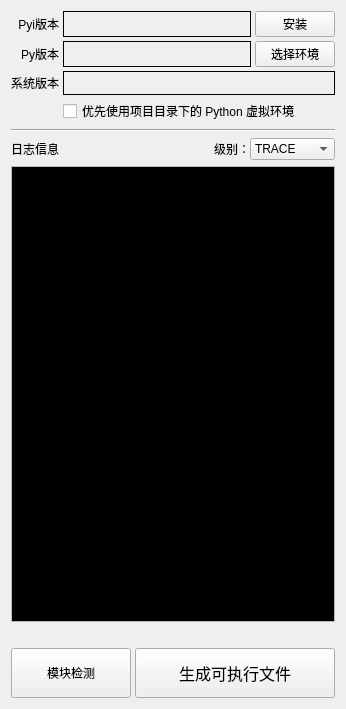
      <widget class="QWidget" name="">
       <layout class="QVBoxLayout" name="verticalLayout_6">
        <item>
         <layout class="QGridLayout" name="gridLayout_2">
          <property name="spacing">
           <number>4</number>
          </property>
          <item row="0" column="0">
           <widget class="QLabel" name="label_16">
            <property name="toolTip">
             <string>所选PYTHON环境下的PYINSTALLER的版本信息。</string>
            </property>
            <property name="text">
             <string>Pyi版本</string>
            </property>
            <property name="alignment">
             <set>Qt::AlignRight|Qt::AlignTrailing|Qt::AlignVCenter</set>
            </property>
           </widget>
          </item>
          <item row="0" column="1">
           <layout class="QHBoxLayout" name="horizontalLayout_2" stretch="9,0">
            <item>
             <widget class="QLabel" name="lb_pyi_info">
              <property name="toolTip">
               <string>所选PYTHON环境下的PYINSTALLER的版本信息。</string>
              </property>
              <property name="frameShape">
               <enum>QFrame::Box</enum>
              </property>
             </widget>
            </item>
            <item>
             <widget class="QPushButton" name="pb_reinstall_pyi">
              <property name="toolTip">
               <string>在当前选择的PYTHON环境中安装或重新安装PYINSTALLER。</string>
              </property>
              <property name="text">
               <string>安装</string>
              </property>
             </widget>
            </item>
           </layout>
          </item>
          <item row="1" column="0">
           <widget class="QLabel" name="label_6">
            <property name="toolTip">
             <string>选择在不同PYTHON环境中将程序打包成可执行文件。
如果可选条目为空，需要先在&quot;包管理器&quot;中添加本机PYTHON环境。
选择不同PYTHON环境时，在该环境中也应安装运行项目所需的所有模块。</string>
            </property>
            <property name="text">
             <string>Py版本</string>
            </property>
            <property name="alignment">
             <set>Qt::AlignRight|Qt::AlignTrailing|Qt::AlignVCenter</set>
            </property>
           </widget>
          </item>
          <item row="1" column="1">
           <layout class="QHBoxLayout" name="horizontalLayout" stretch="9,0">
            <item>
             <widget class="QLabel" name="lb_py_info">
              <property name="toolTip">
               <string>当前选择的PYTHON环境的版本信息。
选择不同Python环境时，在该环境中也应安装运行项目所需的所有模块。</string>
              </property>
              <property name="frameShape">
               <enum>QFrame::Box</enum>
              </property>
             </widget>
            </item>
            <item>
             <widget class="QPushButton" name="pb_select_py_env">
              <property name="toolTip">
               <string>选择在不同PYTHON环境中将程序打包成可执行文件。
如果可选条目为空，需要先在&quot;包管理器&quot;中添加本机PYTHON环境。
选择不同PYTHON环境时，在该环境中也应安装运行项目所需的所有模块。</string>
              </property>
              <property name="text">
               <string>选择环境</string>
              </property>
             </widget>
            </item>
           </layout>
          </item>
          <item row="2" column="0">
           <widget class="QLabel" name="label_15">
            <property name="toolTip">
             <string>操作系统的版本信息。</string>
            </property>
            <property name="text">
             <string>系统版本</string>
            </property>
            <property name="alignment">
             <set>Qt::AlignRight|Qt::AlignTrailing|Qt::AlignVCenter</set>
            </property>
           </widget>
          </item>
          <item row="2" column="1">
           <widget class="QLabel" name="lb_platform_info">
            <property name="minimumSize">
             <size>
              <width>0</width>
              <height>24</height>
             </size>
            </property>
            <property name="toolTip">
             <string>操作系统的版本信息。</string>
            </property>
            <property name="frameShape">
             <enum>QFrame::Box</enum>
            </property>
           </widget>
          </item>
          <item row="3" column="1">
           <widget class="QCheckBox" name="cb_prioritize_use_virtualenv">
            <property name="text">
             <string>优先使用项目目录下的 Python 虚拟环境</string>
            </property>
           </widget>
          </item>
         </layout>
        </item>
        <item>
         <widget class="Line" name="line_5">
          <property name="orientation">
           <enum>Qt::Horizontal</enum>
          </property>
         </widget>
        </item>
        <item>
         <layout class="QVBoxLayout" name="verticalLayout_16">
          <item>
           <layout class="QHBoxLayout" name="horizontalLayout_17" stretch="9,0">
            <item>
             <widget class="QLabel" name="label_5">
              <property name="toolTip">
               <string>打包时输出的流程信息，包含一些用于分析打包问题的信息。</string>
              </property>
              <property name="text">
               <string>日志信息</string>
              </property>
             </widget>
            </item>
            <item>
             <layout class="QHBoxLayout" name="horizontalLayout_8">
              <property name="spacing">
               <number>0</number>
              </property>
              <item>
               <widget class="QLabel" name="label_18">
                <property name="toolTip">
                 <string>打包程序时输出的流程信息的详细程度，越靠前越详细，默认INFO。</string>
                </property>
                <property name="text">
                 <string>级别：</string>
                </property>
               </widget>
              </item>
              <item>
               <widget class="QComboBox" name="cb_log_level">
                <property name="toolTip">
                 <string>打包程序时输出的流程信息的详细程度，越靠前越详细，默认INFO。</string>
                </property>
                <item>
                 <property name="text">
                  <string>TRACE</string>
                 </property>
                </item>
                <item>
                 <property name="text">
                  <string>DEBUG</string>
                 </property>
                </item>
                <item>
                 <property name="text">
                  <string>INFO</string>
                 </property>
                </item>
                <item>
                 <property name="text">
                  <string>WARN</string>
                 </property>
                </item>
                <item>
                 <property name="text">
                  <string>ERROR</string>
                 </property>
                </item>
                <item>
                 <property name="text">
                  <string>CRITICAL</string>
                 </property>
                </item>
               </widget>
              </item>
             </layout>
            </item>
           </layout>
          </item>
          <item>
           <widget class="QTextEdit" name="te_pyi_out_stream">
            <property name="minimumSize">
             <size>
              <width>0</width>
              <height>456</height>
             </size>
            </property>
            <property name="palette">
             <palette>
              <active>
               <colorrole role="Text">
                <brush brushstyle="SolidPattern">
                 <color alpha="255">
                  <red>255</red>
                  <green>255</green>
                  <blue>255</blue>
                 </color>
                </brush>
               </colorrole>
               <colorrole role="Base">
                <brush brushstyle="SolidPattern">
                 <color alpha="255">
                  <red>0</red>
                  <green>0</green>
                  <blue>0</blue>
                 </color>
                </brush>
               </colorrole>
               <colorrole role="PlaceholderText">
                <brush brushstyle="SolidPattern">
                 <color alpha="128">
                  <red>255</red>
                  <green>255</green>
                  <blue>255</blue>
                 </color>
                </brush>
               </colorrole>
              </active>
              <inactive>
               <colorrole role="Text">
                <brush brushstyle="SolidPattern">
                 <color alpha="255">
                  <red>255</red>
                  <green>255</green>
                  <blue>255</blue>
                 </color>
                </brush>
               </colorrole>
               <colorrole role="Base">
                <brush brushstyle="SolidPattern">
                 <color alpha="255">
                  <red>0</red>
                  <green>0</green>
                  <blue>0</blue>
                 </color>
                </brush>
               </colorrole>
               <colorrole role="PlaceholderText">
                <brush brushstyle="SolidPattern">
                 <color alpha="128">
                  <red>255</red>
                  <green>255</green>
                  <blue>255</blue>
                 </color>
                </brush>
               </colorrole>
              </inactive>
              <disabled>
               <colorrole role="Text">
                <brush brushstyle="SolidPattern">
                 <color alpha="255">
                  <red>120</red>
                  <green>120</green>
                  <blue>120</blue>
                 </color>
                </brush>
               </colorrole>
               <colorrole role="Base">
                <brush brushstyle="SolidPattern">
                 <color alpha="255">
                  <red>240</red>
                  <green>240</green>
                  <blue>240</blue>
                 </color>
                </brush>
               </colorrole>
               <colorrole role="PlaceholderText">
                <brush brushstyle="SolidPattern">
                 <color alpha="128">
                  <red>0</red>
                  <green>0</green>
                  <blue>0</blue>
                 </color>
                </brush>
               </colorrole>
              </disabled>
             </palette>
            </property>
            <property name="contextMenuPolicy">
             <enum>Qt::NoContextMenu</enum>
            </property>
            <property name="lineWrapMode">
             <enum>QTextEdit::NoWrap</enum>
            </property>
            <property name="readOnly">
             <bool>true</bool>
            </property>
           </widget>
          </item>
         </layout>
        </item>
        <item>
         <layout class="QHBoxLayout" name="horizontalLayout_4" stretch="0,1">
          <item>
           <widget class="QLabel" name="lb_running_gif">
            <property name="alignment">
             <set>Qt::AlignRight|Qt::AlignTrailing|Qt::AlignVCenter</set>
            </property>
           </widget>
          </item>
          <item>
           <widget class="QLabel" name="lb_running_tip"/>
          </item>
         </layout>
        </item>
        <item>
         <layout class="QHBoxLayout" name="horizontalLayout_18" stretch="1,2">
          <property name="spacing">
           <number>4</number>
          </property>
          <item>
           <widget class="QPushButton" name="pb_check_imports">
            <property name="minimumSize">
             <size>
              <width>120</width>
              <height>50</height>
             </size>
            </property>
            <property name="palette">
             <palette>
              <active>
               <colorrole role="ButtonText">
                <brush brushstyle="SolidPattern">
                 <color alpha="255">
                  <red>255</red>
                  <green>0</green>
                  <blue>0</blue>
                 </color>
                </brush>
               </colorrole>
              </active>
              <inactive>
               <colorrole role="ButtonText">
                <brush brushstyle="SolidPattern">
                 <color alpha="255">
                  <red>0</red>
                  <green>0</green>
                  <blue>0</blue>
                 </color>
                </brush>
               </colorrole>
              </inactive>
              <disabled>
               <colorrole role="ButtonText">
                <brush brushstyle="SolidPattern">
                 <color alpha="255">
                  <red>120</red>
                  <green>120</green>
                  <blue>120</blue>
                 </color>
                </brush>
               </colorrole>
              </disabled>
             </palette>
            </property>
            <property name="toolTip">
             <string>检测程序运行所需的所有模块是否在已选的PYTHON环境中安装。</string>
            </property>
            <property name="text">
             <string>模块检测</string>
            </property>
           </widget>
          </item>
          <item>
           <widget class="QPushButton" name="pb_gen_executable">
            <property name="minimumSize">
             <size>
              <width>200</width>
              <height>50</height>
             </size>
            </property>
            <property name="palette">
             <palette>
              <active>
               <colorrole role="ButtonText">
                <brush brushstyle="SolidPattern">
                 <color alpha="255">
                  <red>0</red>
                  <green>0</green>
                  <blue>255</blue>
                 </color>
                </brush>
               </colorrole>
              </active>
              <inactive>
               <colorrole role="ButtonText">
                <brush brushstyle="SolidPattern">
                 <color alpha="255">
                  <red>0</red>
                  <green>0</green>
                  <blue>0</blue>
                 </color>
                </brush>
               </colorrole>
              </inactive>
              <disabled>
               <colorrole role="ButtonText">
                <brush brushstyle="SolidPattern">
                 <color alpha="255">
                  <red>120</red>
                  <green>120</green>
                  <blue>120</blue>
                 </color>
                </brush>
               </colorrole>
              </disabled>
             </palette>
            </property>
            <property name="font">
             <font>
              <family>Microsoft YaHei UI</family>
              <pointsize>12</pointsize>
             </font>
            </property>
            <property name="toolTip">
             <string>将PY脚本及所选资源文件打包成可执行文件。</string>
            </property>
            <property name="text">
             <string>生成可执行文件</string>
            </property>
           </widget>
          </item>
         </layout>
        </item>
       </layout>
      </widget>
